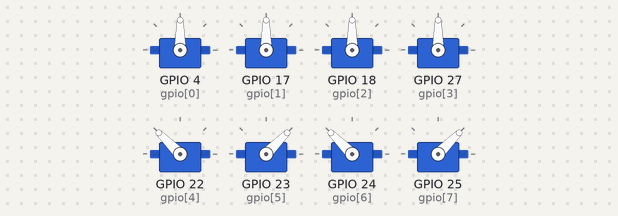
The program below on a simulated Raspberry Pi (BCM pin numbers). Parts: 8 × servo. Servo angles are drawn from the pulse width (0.5 ms = 0°, 2.5 ms = 180°); what the program prints to the terminal is not drawn.

Above: at 0.1 s.
Timing chart, 0 to 1.6 s (numbered marks = the images above):
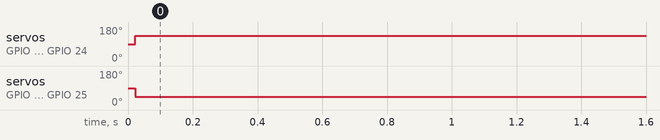

Measured:
- by itself, servo on GPIO 22 (gpio[4]), servo on GPIO 24 (gpio[6]): 90° → 135° at 0.02 s
- by itself, servo on GPIO 23 (gpio[5]), servo on GPIO 25 (gpio[7]): 90° → 45° at 0.02 s

The program:

standby.py
```python
from gpiozero import AngularServo
import time

print("Initialising Servos...")

gpio = [4, 17, 18, 27, 22, 23, 24, 25]
servos = []
iteration = 0
for x in gpio:
    servos.append(AngularServo(gpio[iteration],  min_angle=-45, max_angle=45))
    iteration += 1

while True:
    servos[0].mid()
    servos[1].mid()
    servos[2].mid()
    servos[3].mid()
    servos[4].max()
    servos[5].min()
    servos[6].max()
    servos[7].min()
    time.sleep(1)
```
